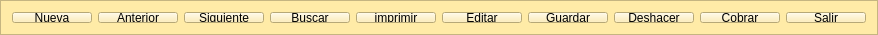
    <widget class="QFrame" name="frame_3">
     <property name="minimumSize">
      <size>
       <width>0</width>
       <height>35</height>
      </size>
     </property>
     <property name="maximumSize">
      <size>
       <width>16777215</width>
       <height>35</height>
      </size>
     </property>
     <property name="styleSheet">
      <string notr="true">background-color: rgb(255, 235, 167);</string>
     </property>
     <property name="frameShape">
      <enum>QFrame::StyledPanel</enum>
     </property>
     <property name="frameShadow">
      <enum>QFrame::Raised</enum>
     </property>
     <layout class="QHBoxLayout" name="horizontalLayout">
      <item>
       <widget class="QPushButton" name="btnAnadir">
        <property name="text">
         <string>&amp;Nueva</string>
        </property>
        <property name="icon">
         <iconset resource="terra.qrc">
          <normaloff>:/Icons/PNG/add.png</normaloff>:/Icons/PNG/add.png</iconset>
        </property>
       </widget>
      </item>
      <item>
       <widget class="QPushButton" name="btnAnterior">
        <property name="text">
         <string>&amp;Anterior</string>
        </property>
        <property name="icon">
         <iconset resource="terra.qrc">
          <normaloff>:/Icons/PNG/left.png</normaloff>:/Icons/PNG/left.png</iconset>
        </property>
       </widget>
      </item>
      <item>
       <widget class="QPushButton" name="btnSiguiente">
        <property name="text">
         <string>Siguient&amp;e</string>
        </property>
        <property name="icon">
         <iconset resource="terra.qrc">
          <normaloff>:/Icons/PNG/right.png</normaloff>:/Icons/PNG/right.png</iconset>
        </property>
       </widget>
      </item>
      <item>
       <widget class="QPushButton" name="btnBuscar">
        <property name="text">
         <string>Buscar</string>
        </property>
        <property name="icon">
         <iconset resource="terra.qrc">
          <normaloff>:/Icons/PNG/search.png</normaloff>:/Icons/PNG/search.png</iconset>
        </property>
       </widget>
      </item>
      <item>
       <widget class="QPushButton" name="btnImprimir">
        <property name="text">
         <string>imprimir</string>
        </property>
        <property name="icon">
         <iconset resource="terra.qrc">
          <normaloff>:/Icons/PNG/mail.png</normaloff>:/Icons/PNG/mail.png</iconset>
        </property>
       </widget>
      </item>
      <item>
       <widget class="QPushButton" name="btnEditar">
        <property name="text">
         <string>Editar</string>
        </property>
        <property name="icon">
         <iconset resource="terra.qrc">
          <normaloff>:/Icons/PNG/configuration.png</normaloff>:/Icons/PNG/configuration.png</iconset>
        </property>
       </widget>
      </item>
      <item>
       <widget class="QPushButton" name="btnGuardar">
        <property name="text">
         <string>Guardar</string>
        </property>
        <property name="icon">
         <iconset resource="terra.qrc">
          <normaloff>:/Icons/PNG/datebase.png</normaloff>:/Icons/PNG/datebase.png</iconset>
        </property>
       </widget>
      </item>
      <item>
       <widget class="QPushButton" name="btnDeshacer">
        <property name="text">
         <string>Deshacer</string>
        </property>
        <property name="icon">
         <iconset resource="terra.qrc">
          <normaloff>:/Icons/PNG/refresh.png</normaloff>:/Icons/PNG/refresh.png</iconset>
        </property>
       </widget>
      </item>
      <item>
       <widget class="QPushButton" name="btnCobrar">
        <property name="text">
         <string>Cobrar</string>
        </property>
        <property name="icon">
         <iconset resource="terra.qrc">
          <normaloff>:/Icons/PNG/notepad.png</normaloff>:/Icons/PNG/notepad.png</iconset>
        </property>
       </widget>
      </item>
      <item>
       <widget class="QPushButton" name="btnCerrar">
        <property name="text">
         <string>&amp;Salir</string>
        </property>
        <property name="icon">
         <iconset resource="terra.qrc">
          <normaloff>:/Icons/PNG/error.png</normaloff>:/Icons/PNG/error.png</iconset>
        </property>
       </widget>
      </item>
     </layout>
    </widget>
